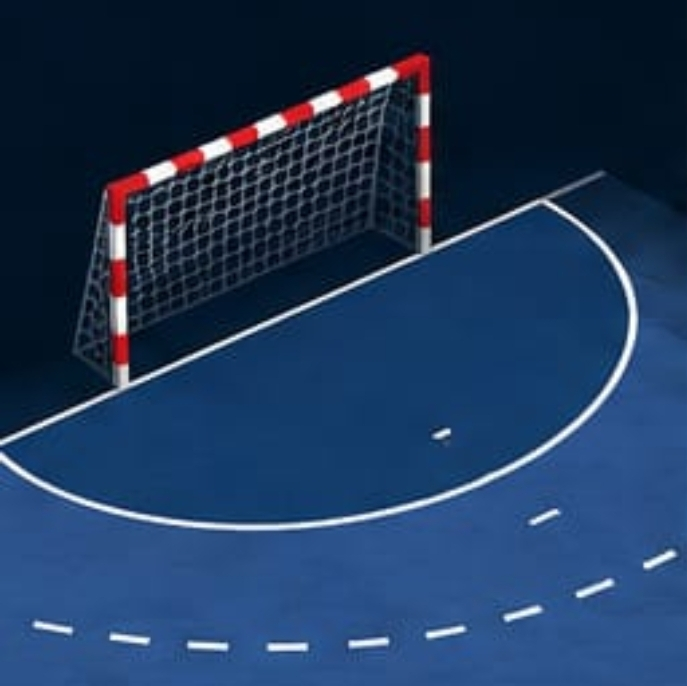
#> input picture arco-handball.jpeg, 687 x 686 px
$ python -i ball_holdout.py   (imports and definitions only)
#> lines starting #> are read from the running program, lines starting #| are printed output that depends on the picture
#> further down, picture is the input picture: shape (686, 687, 3); mean B, G, R 91.8, 57.1, 31.4
"""Pixel-level provenance for the real frames reserved for ball evaluation."""
from __future__ import annotations

import hashlib
import json
from pathlib import Path

from .ball_ground_truth import sha256_file


SCHEMA = "sevenmetros.ball-holdout-pixels/v1"
PERCEPTUAL_SCHEMA = "sevenmetros.ball-holdout-perceptual/v1"
CACHE_SCHEMA = "sevenmetros.ball-detection-cache/v2"
DHASH64_MAX_DISTANCE = 3
PHASH64_MAX_DISTANCE = 2


# [26 lines left out: function load_cache_contract, not called in this run]


def pixel_sha256(frame):
    """Hash shape, dtype and contiguous BGR pixel bytes as one contract."""
    try:
        shape = [int(value) for value in frame.shape]
#> shape = [686, 687, 3]
        dtype = str(frame.dtype)
#> dtype = 'uint8'
        pixels = frame.tobytes(order="C")
    except (AttributeError, TypeError, ValueError) as exc:
        raise ValueError("frame must expose shape, dtype and C-order bytes") from exc
    if len(shape) != 3 or shape[2] != 3 or dtype != "uint8":
        raise ValueError("frame must be HxWx3 uint8 BGR")
    header = json.dumps(
        {"shape": shape, "dtype": dtype, "pixel_layout": "BGR"},
        sort_keys=True,
        separators=(",", ":"),
    ).encode("ascii")
    return hashlib.sha256(header + b"\n" + pixels).hexdigest()


def _bits_hex64(bits):
    value = 0
    flat = bits.reshape(-1)
    if len(flat) != 64:
        raise ValueError("perceptual hash must contain exactly 64 bits")
    for bit in flat:
        value = (value << 1) | int(bool(bit))
    return f"{value:016x}"


def perceptual_hashes(frame, *, cv2_module=None):
    """Return deterministic dHash/pHash fingerprints for a decoded BGR frame."""
    pixel_sha256(frame)  # Validate the shared HxWx3 uint8 BGR contract first.
    if cv2_module is None:  # pragma: no cover - exercised by real evidence run
        try:
            import cv2 as cv2_module
        except ImportError as exc:
            raise RuntimeError("OpenCV is required for perceptual fingerprints") from exc
    gray = cv2_module.cvtColor(frame, cv2_module.COLOR_BGR2GRAY)
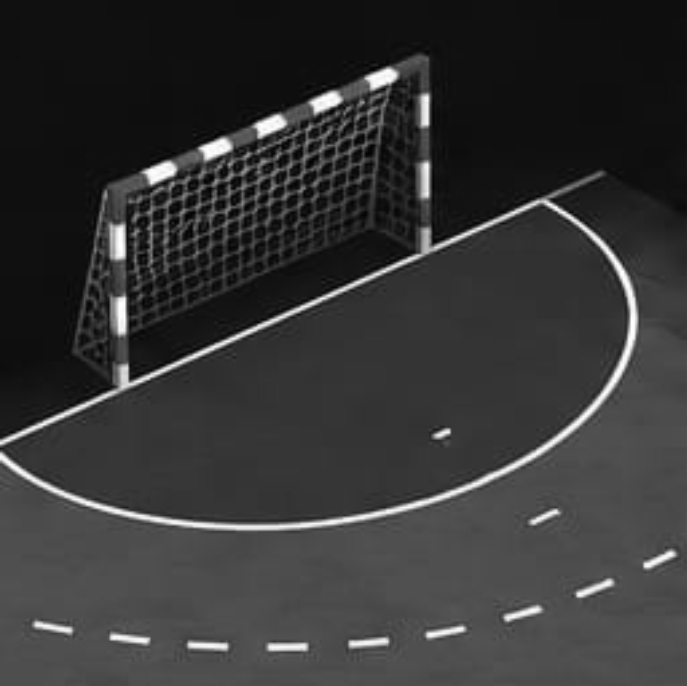
#> gray: shape (686, 687); min 1, max 255, mean 53.4
    dhash_input = cv2_module.resize(gray, (9, 8), interpolation=cv2_module.INTER_AREA)
    dhash64 = _bits_hex64(dhash_input[:, 1:] > dhash_input[:, :-1])
#> the loop in _bits_hex64, `for bit in flat:` made 64 passes
#> (bit, value) on passes 2 to 13: (False, 0), (False, 0), (True, 1), (True, 3), (False, 6), (False, 12), (False, 24), (True, 49), (True, 99), (True, 199), (True, 399), (False, 798)
#> after the loop in _bits_hex64, `for bit in flat:`: value = 1797088781029790252
#> dhash64 = '18f08ab9971ed22c'

    phash_input = cv2_module.resize(gray, (32, 32), interpolation=cv2_module.INTER_AREA)
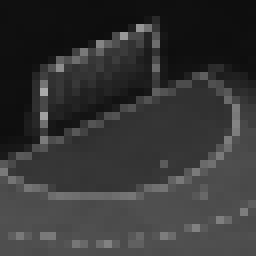
#> phash_input: shape (32, 32) (shown 8 times larger); min 14, max 170, mean 53.4
    coefficients = cv2_module.dct(phash_input.astype("float32"))[:8, :8]
    non_dc = sorted(float(value) for value in coefficients.reshape(-1)[1:])
#> non_dc = 63 values from -689.6 to 132.6
    median = non_dc[len(non_dc) // 2]
#> median = 0.48
    phash64 = _bits_hex64(coefficients > median)
#> the loop in _bits_hex64 (call 2), `for bit in flat:` made 64 passes
#> (bit, value) on passes 2 to 13: (False, 2), (False, 4), (False, 8), (False, 16), (False, 32), (False, 64), (True, 129), (False, 258), (True, 517), (False, 1034), (False, 2068), (True, 4137)
#> phash64 = '81495f3f28b07765'
    return {"dhash64": dhash64, "phash64": phash64}


# [142 lines left out: functions extract_pixel_hashes, build_holdout_manifest, build_perceptual_holdout_manifest, not called in this run]

>>> import cv2
>>> picture = cv2.imread('../../arco-handball.jpeg')
>>> result = perceptual_hashes(picture)
#> result = {'dhash64': '18f08ab9971ed22c', 'phash64': '81495f3f28b07765'}
